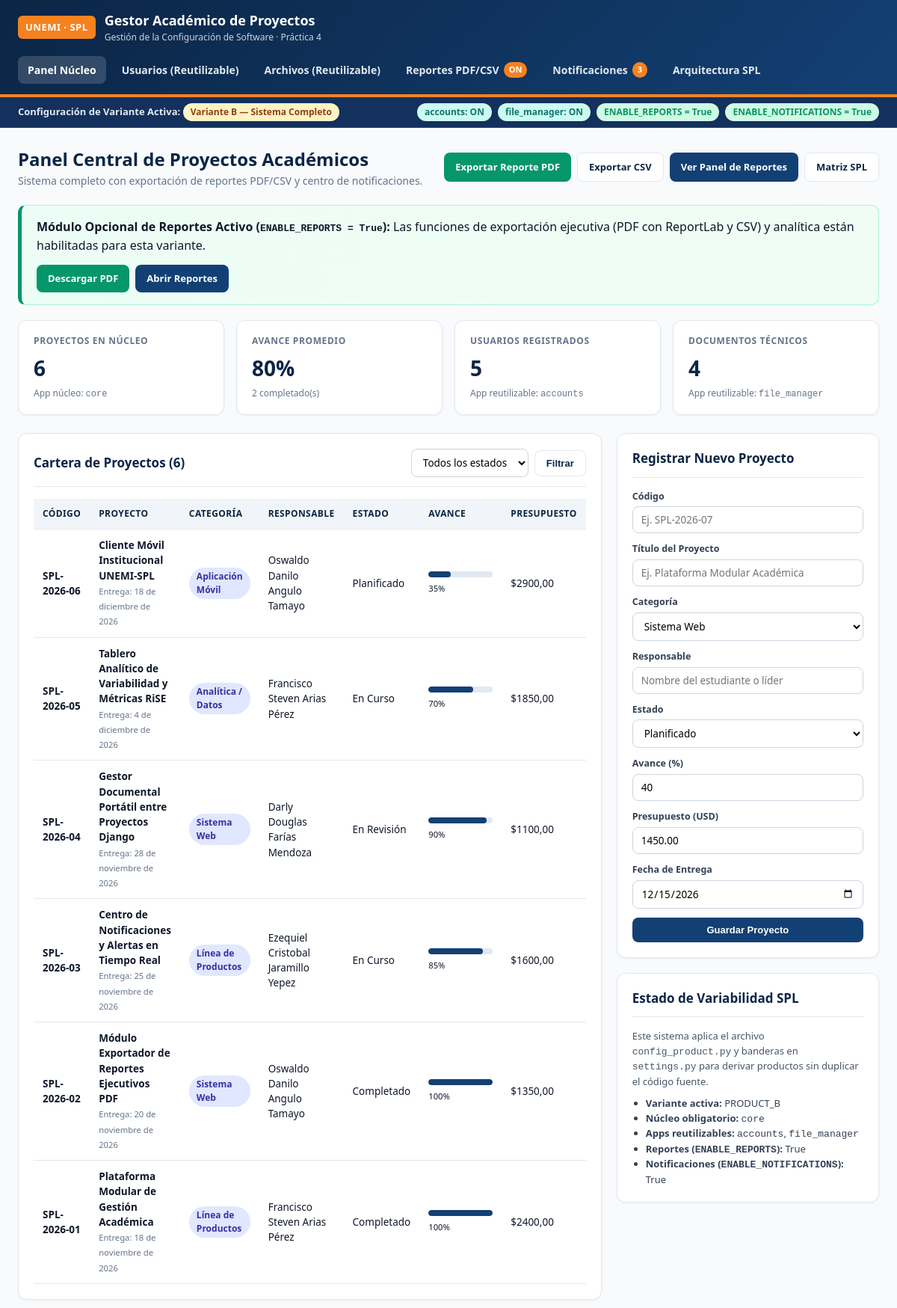
Before: / (upper part) with the older database file.
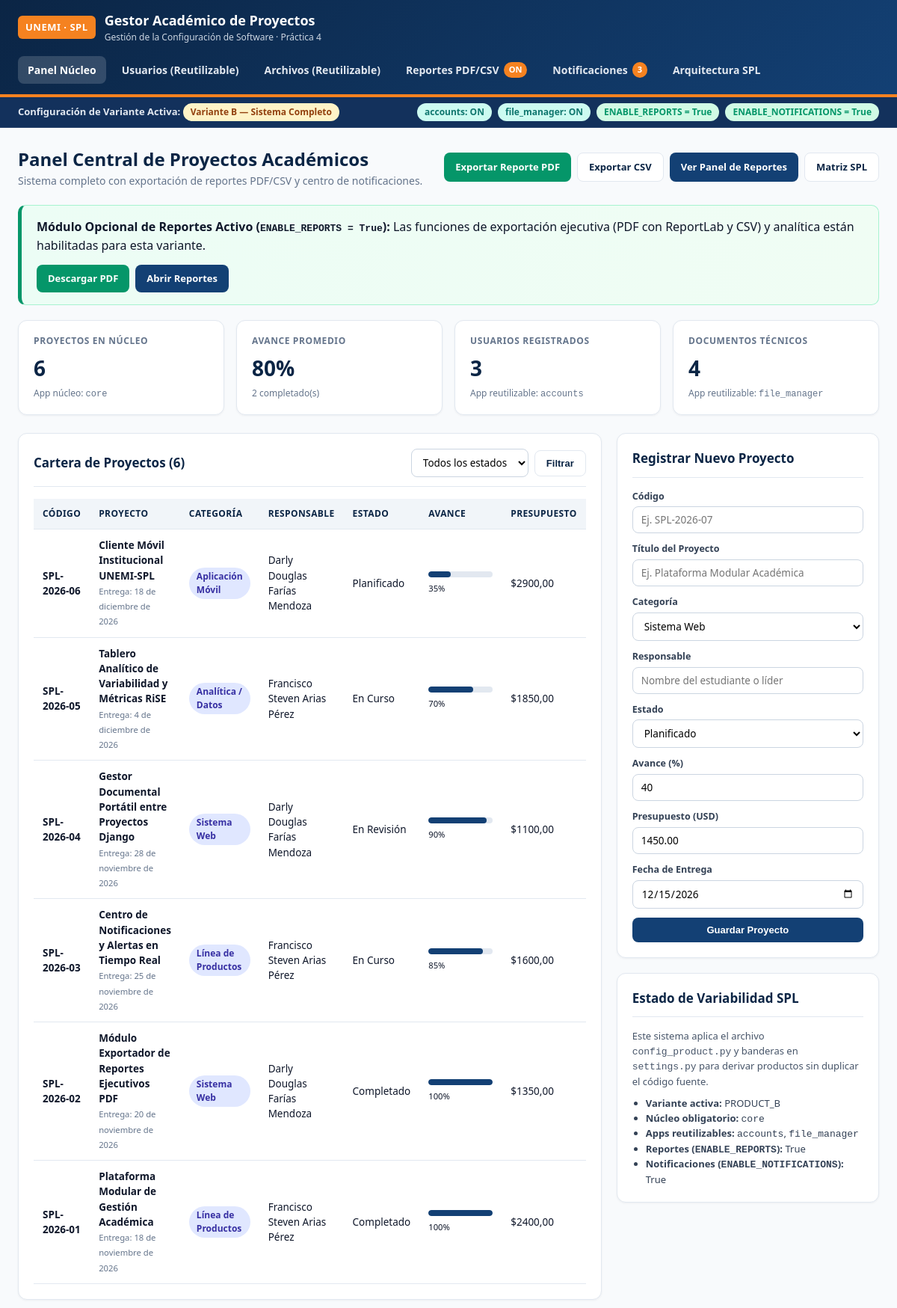
After: the same page with the newer database file.
### core/models.py (models this page shows, shortened)
class AcademicProject(models.Model):
    STATUS_CHOICES = [
        ('PLANIFICADO', 'Planificado'),
        ('EN_CURSO', 'En Curso'),
        ('REVISION', 'En Revisión'),
        ('COMPLETADO', 'Completado'),
    ]
    CATEGORY_CHOICES = [
        ('WEB', 'Sistema Web'),
        ('SPL', 'Línea de Productos'),
        ('MOVIL', 'Aplicación Móvil'),
        ('DATOS', 'Analítica / Datos'),
    ]
    code = models.CharField(max_length=25, unique=True)
    title = models.CharField(max_length=180)
    category = models.CharField(max_length=20, choices=CATEGORY_CHOICES, default='SPL')
    leader = models.CharField(max_length=120)
    status = models.CharField(max_length=20, choices=STATUS_CHOICES, default='EN_CURSO')
    progress = models.PositiveSmallIntegerField(default=50)
    budget_usd = models.DecimalField(max_digits=10, decimal_places=2, default=1200.00)
    delivery_date = models.DateField()
    description = models.TextField(blank=True)
    created_at = models.DateTimeField(auto_now_add=True)
    class Meta:
        ordering = ['-created_at', 'code']
        verbose_name = 'Proyecto Académico'
        verbose_name_plural = 'Proyectos Académicos'

### core/views.py (the view, shortened to what this page needs)
# urls.py: path('', views.dashboard_view, name='dashboard'),
def dashboard_view(request):
    status_filter = request.GET.get('status', '').strip()
    projects = AcademicProject.objects.all()
    if status_filter:
        projects = projects.filter(status=status_filter)
    avg_progress = round(AcademicProject.objects.aggregate(avg=Avg('progress'))['avg'] or 0)
    context = {
        'projects': projects,
        'total_projects': AcademicProject.objects.count(),
        'completed_projects': AcademicProject.objects.filter(status='COMPLETADO').count(),
        'avg_progress': avg_progress,
        'total_users': UserProfile.objects.count(),
        'total_files': Attachment.objects.count(),
        'status_filter': status_filter,
        'status_choices': AcademicProject.STATUS_CHOICES,
        'category_choices': AcademicProject.CATEGORY_CHOICES,
        'reports_panel_enabled': False,
        'recent_notifications': [],
    }
    if settings.ENABLE_REPORTS:
        context['reports_panel_enabled'] = True
        context['export_formats'] = ['PDF (ReportLab)', 'CSV (Excel)']
    if settings.ENABLE_NOTIFICATIONS and apps.is_installed('notifications'):
        from notifications.models import SystemNotification
        context['recent_notifications'] = SystemNotification.objects.all()[:3]
    return render(request, 'core/dashboard.html', context)

### core/context_processors.py (called while the page is built)
def spl_context(request):
    unread_notifications = 0
    if settings.ENABLE_NOTIFICATIONS and apps.is_installed('notifications'):
        from notifications.models import SystemNotification
        unread_notifications = SystemNotification.objects.filter(is_read=False).count()
    return {
        'ACTIVE_VARIANT': settings.ACTIVE_VARIANT,
        'ACTIVE_CONFIG': settings.ACTIVE_CONFIG,
        'ENABLE_REPORTS': settings.ENABLE_REPORTS,
        'ENABLE_NOTIFICATIONS': settings.ENABLE_NOTIFICATIONS,
        'UNREAD_NOTIFICATIONS': unread_notifications,
    }

### core/templates/core/dashboard.html (shortened to what the changed rows need)
{% extends "base.html" %}
{% block content %}
<div class="page-header">
    <div>
        <h1>Panel Central de Proyectos Académicos</h1>
    </div>
</div>
<section class="metrics-grid">
    <div class="metric-card">
        <div class="metric-label">Usuarios Registrados</div>
        <div class="metric-value">{{ total_users }}</div>
        <div class="metric-sub">App reutilizable: <code>accounts</code></div>
    </div>
</section>
<div class="layout-grid">
    <div>
        <div class="card">
            <div class="card-header">
                <h2 class="card-title">Cartera de Proyectos ({{ projects|length }})</h2>
            </div>
            <table>
                <thead>
                    <tr>
                        <th>Código</th>
                        <th>Proyecto</th>
                        <th>Categoría</th>
                        <th>Responsable</th>
                        <th>Estado</th>
                        <th>Avance</th>
                        <th>Presupuesto</th>
                    </tr>
                </thead>
                <tbody>
                    {% for project in projects %}
                    <tr>
                        <td><strong>{{ project.code }}</strong></td>
                        <td>
                            <strong>{{ project.title }}</strong><br>
                            <small style="color:#64748B;">Entrega: {{ project.delivery_date }}</small>
                        </td>
                        <td><span class="badge badge-core">{{ project.get_category_display }}</span></td>
                        <td>{{ project.leader }}</td>
                        <td>{{ project.get_status_display }}</td>
                        <td style="min-width:110px;">
                            <div class="progress-track">
                                <div class="progress-fill" style="width: {{ project.progress }}%;"></div>
                            </div>
                            <small>{{ project.progress }}%</small>
                        </td>
                        <td>${{ project.budget_usd }}</td>
                    </tr>
                    {% empty %}
                    <tr>
                        <td colspan="7">No hay proyectos registrados con el filtro seleccionado.</td>
                    </tr>
                    {% endfor %}
                </tbody>
            </table>
        </div>
    </div>
    <div>
        <div class="card">
            <div class="card-header">
                <h2 class="card-title">Registrar Nuevo Proyecto</h2>
            </div>
        </div>
        <div class="card">
            <div class="card-header">
                <h2 class="card-title">Estado de Variabilidad SPL</h2>
            </div>
        </div>
    </div>
</div>
{% endblock %}

Changed rows visible on the page:
changed AcademicProject "SPL-2026-06": leader "Oswaldo Danilo Angulo Tamayo" → "Darly Douglas Farías Mendoza"
changed AcademicProject "SPL-2026-03": leader "Ezequiel Cristobal Jaramillo Yepez" → "Francisco Steven Arias Pérez"
changed AcademicProject "SPL-2026-02": leader "Oswaldo Danilo Angulo Tamayo" → "Darly Douglas Farías Mendoza"
Other visible differences:
{{ total_users }}: "5" → "3"
